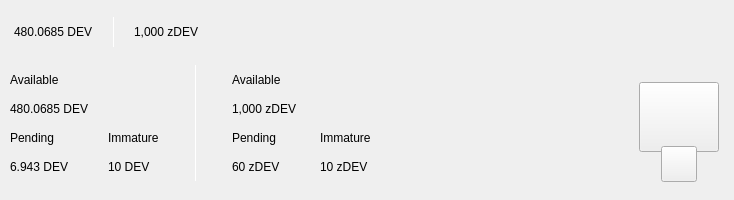
<?xml version="1.0" encoding="UTF-8"?>
<ui version="4.0">
 <class>TopBar</class>
 <widget class="QWidget" name="TopBar">
  <property name="geometry">
   <rect>
    <x>0</x>
    <y>0</y>
    <width>734</width>
    <height>200</height>
   </rect>
  </property>
  <property name="minimumSize">
   <size>
    <width>0</width>
    <height>200</height>
   </size>
  </property>
  <property name="maximumSize">
   <size>
    <width>16777215</width>
    <height>200</height>
   </size>
  </property>
  <property name="windowTitle">
   <string>Form</string>
  </property>
  <layout class="QVBoxLayout" name="verticalLayout_10" stretch="0">
   <property name="spacing">
    <number>0</number>
   </property>
   <property name="leftMargin">
    <number>0</number>
   </property>
   <property name="topMargin">
    <number>0</number>
   </property>
   <property name="rightMargin">
    <number>0</number>
   </property>
   <property name="bottomMargin">
    <number>0</number>
   </property>
   <item>
    <widget class="PFBorderImage" name="containerTop">
     <layout class="QVBoxLayout" name="verticalLayout_11">
      <property name="spacing">
       <number>0</number>
      </property>
      <property name="leftMargin">
       <number>0</number>
      </property>
      <property name="topMargin">
       <number>0</number>
      </property>
      <property name="rightMargin">
       <number>0</number>
      </property>
      <property name="bottomMargin">
       <number>0</number>
      </property>
      <item>
       <widget class="QWidget" name="top_container_2" native="true">
        <property name="minimumSize">
         <size>
          <width>0</width>
          <height>65</height>
         </size>
        </property>
        <layout class="QHBoxLayout" name="top_container">
         <property name="spacing">
          <number>0</number>
         </property>
         <property name="leftMargin">
          <number>14</number>
         </property>
         <property name="topMargin">
          <number>0</number>
         </property>
         <property name="rightMargin">
          <number>14</number>
         </property>
         <property name="bottomMargin">
          <number>0</number>
         </property>
         <item alignment="Qt::AlignVCenter">
          <widget class="QWidget" name="widgetTopAmount" native="true">
           <property name="sizePolicy">
            <sizepolicy hsizetype="Preferred" vsizetype="Maximum">
             <horstretch>0</horstretch>
             <verstretch>0</verstretch>
            </sizepolicy>
           </property>
           <layout class="QHBoxLayout" name="horizontalLayout_5">
            <property name="spacing">
             <number>0</number>
            </property>
            <property name="leftMargin">
             <number>0</number>
            </property>
            <property name="topMargin">
             <number>0</number>
            </property>
            <property name="rightMargin">
             <number>0</number>
            </property>
            <property name="bottomMargin">
             <number>0</number>
            </property>
            <item alignment="Qt::AlignTop">
             <widget class="QLabel" name="labelAmountTopFLS">
              <property name="minimumSize">
               <size>
                <width>0</width>
                <height>36</height>
               </size>
              </property>
              <property name="styleSheet">
               <string notr="true">padding:0px;margin:0px;</string>
              </property>
              <property name="text">
               <string notr="true">480.0685 DEV</string>
              </property>
             </widget>
            </item>
            <item>
             <spacer name="horizontalSpacer_11">
              <property name="orientation">
               <enum>Qt::Horizontal</enum>
              </property>
              <property name="sizeType">
               <enum>QSizePolicy::Fixed</enum>
              </property>
              <property name="sizeHint" stdset="0">
               <size>
                <width>20</width>
                <height>20</height>
               </size>
              </property>
             </spacer>
            </item>
            <item alignment="Qt::AlignVCenter">
             <widget class="QLabel" name="typeSpacerTop">
              <property name="minimumSize">
               <size>
                <width>1</width>
                <height>30</height>
               </size>
              </property>
              <property name="maximumSize">
               <size>
                <width>1</width>
                <height>30</height>
               </size>
              </property>
              <property name="styleSheet">
               <string notr="true">background-color:white;
padding:0px;
border:none;</string>
              </property>
              <property name="text">
               <string/>
              </property>
             </widget>
            </item>
            <item>
             <spacer name="horizontalSpacer_12">
              <property name="orientation">
               <enum>Qt::Horizontal</enum>
              </property>
              <property name="sizeType">
               <enum>QSizePolicy::Fixed</enum>
              </property>
              <property name="sizeHint" stdset="0">
               <size>
                <width>20</width>
                <height>20</height>
               </size>
              </property>
             </spacer>
            </item>
            <item alignment="Qt::AlignTop">
             <widget class="QLabel" name="labelAmountTopzFLS">
              <property name="minimumSize">
               <size>
                <width>0</width>
                <height>36</height>
               </size>
              </property>
              <property name="text">
               <string notr="true">1,000 zDEV</string>
              </property>
             </widget>
            </item>
           </layout>
          </widget>
         </item>
         <item>
          <spacer name="horizontalSpacer">
           <property name="orientation">
            <enum>Qt::Horizontal</enum>
           </property>
           <property name="sizeHint" stdset="0">
            <size>
             <width>40</width>
             <height>20</height>
            </size>
           </property>
          </spacer>
         </item>
         <item>
          <layout class="QHBoxLayout" name="horizontalLayout_4">
           <property name="spacing">
            <number>12</number>
           </property>
           <property name="rightMargin">
            <number>0</number>
           </property>
           <item alignment="Qt::AlignRight">
            <widget class="QWidget" name="layoutSync" native="true">
             <property name="minimumSize">
              <size>
               <width>0</width>
               <height>36</height>
              </size>
             </property>
             <property name="maximumSize">
              <size>
               <width>16777215</width>
               <height>36</height>
              </size>
             </property>
             <layout class="QVBoxLayout" name="verticalLayout_9">
              <property name="leftMargin">
               <number>0</number>
              </property>
              <property name="topMargin">
               <number>0</number>
              </property>
              <property name="rightMargin">
               <number>0</number>
              </property>
              <property name="bottomMargin">
               <number>0</number>
              </property>
              <item>
               <widget class="ExpandableButton" name="pushButtonSync" native="true">
                <property name="minimumSize">
                 <size>
                  <width>36</width>
                  <height>36</height>
                 </size>
                </property>
                <property name="maximumSize">
                 <size>
                  <width>16777215</width>
                  <height>36</height>
                 </size>
                </property>
               </widget>
              </item>
             </layout>
            </widget>
           </item>
           <item>
            <widget class="ExpandableButton" name="pushButtonHDUpgrade" native="true">
             <property name="minimumSize">
              <size>
               <width>36</width>
               <height>36</height>
              </size>
             </property>
            </widget>
           </item>
           <item>
            <widget class="ExpandableButton" name="pushButtonStack" native="true">
             <property name="minimumSize">
              <size>
               <width>36</width>
               <height>36</height>
              </size>
             </property>
            </widget>
           </item>
           <item>
            <widget class="ExpandableButton" name="pushButtonColdStaking" native="true">
             <property name="minimumSize">
              <size>
               <width>36</width>
               <height>36</height>
              </size>
             </property>
            </widget>
           </item>
           <item>
            <widget class="ExpandableButton" name="pushButtonConnection" native="true">
             <property name="minimumSize">
              <size>
               <width>36</width>
               <height>36</height>
              </size>
             </property>
            </widget>
           </item>
           <item>
            <widget class="ExpandableButton" name="pushButtonTor" native="true">
             <property name="minimumSize">
              <size>
               <width>36</width>
               <height>36</height>
              </size>
             </property>
            </widget>
           </item>
           <item>
            <widget class="ExpandableButton" name="pushButtonLock" native="true">
             <property name="sizePolicy">
              <sizepolicy hsizetype="Expanding" vsizetype="Expanding">
               <horstretch>0</horstretch>
               <verstretch>0</verstretch>
              </sizepolicy>
             </property>
             <property name="minimumSize">
              <size>
               <width>36</width>
               <height>0</height>
              </size>
             </property>
            </widget>
           </item>
           <item>
            <widget class="ExpandableButton" name="pushButtonTheme" native="true">
             <property name="minimumSize">
              <size>
               <width>36</width>
               <height>36</height>
              </size>
             </property>
             <property name="maximumSize">
              <size>
               <width>16777215</width>
               <height>36</height>
              </size>
             </property>
            </widget>
           </item>
           <item>
            <widget class="ExpandableButton" name="pushButtonFAQ" native="true">
             <property name="minimumSize">
              <size>
               <width>36</width>
               <height>36</height>
              </size>
             </property>
            </widget>
           </item>
          </layout>
         </item>
        </layout>
       </widget>
      </item>
      <item>
       <widget class="QWidget" name="bottom_container" native="true">
        <property name="minimumSize">
         <size>
          <width>0</width>
          <height>135</height>
         </size>
        </property>
        <layout class="QHBoxLayout" name="botton_container">
         <property name="leftMargin">
          <number>10</number>
         </property>
         <property name="topMargin">
          <number>0</number>
         </property>
         <property name="rightMargin">
          <number>10</number>
         </property>
         <property name="bottomMargin">
          <number>10</number>
         </property>
         <item>
          <layout class="QHBoxLayout" name="horizontalLayout_3">
           <property name="bottomMargin">
            <number>9</number>
           </property>
           <item>
            <layout class="QVBoxLayout" name="verticalLayout_7">
             <property name="spacing">
              <number>0</number>
             </property>
             <property name="leftMargin">
              <number>0</number>
             </property>
             <property name="rightMargin">
              <number>30</number>
             </property>
             <item>
              <layout class="QVBoxLayout" name="verticalLayout_2">
               <item>
                <widget class="QLabel" name="labelTitle1">
                 <property name="text">
                  <string>Available</string>
                 </property>
                </widget>
               </item>
               <item>
                <widget class="QLabel" name="labelAmountFLS">
                 <property name="text">
                  <string notr="true">480.0685 DEV</string>
                 </property>
                </widget>
               </item>
              </layout>
             </item>
             <item>
              <layout class="QHBoxLayout" name="horizontalLayout_2">
               <property name="spacing">
                <number>0</number>
               </property>
               <item>
                <layout class="QVBoxLayout" name="verticalLayout_3">
                 <item>
                  <widget class="QLabel" name="labelTitle3">
                   <property name="text">
                    <string>Pending</string>
                   </property>
                  </widget>
                 </item>
                 <item>
                  <widget class="QLabel" name="labelPendingFLS">
                   <property name="text">
                    <string notr="true">6.943 DEV</string>
                   </property>
                  </widget>
                 </item>
                </layout>
               </item>
               <item>
                <spacer name="horizontalSpacer_3">
                 <property name="orientation">
                  <enum>Qt::Horizontal</enum>
                 </property>
                 <property name="sizeType">
                  <enum>QSizePolicy::Fixed</enum>
                 </property>
                 <property name="sizeHint" stdset="0">
                  <size>
                   <width>40</width>
                   <height>20</height>
                  </size>
                 </property>
                </spacer>
               </item>
               <item>
                <layout class="QVBoxLayout" name="verticalLayout_4">
                 <item>
                  <widget class="QLabel" name="labelTitle4">
                   <property name="text">
                    <string>Immature</string>
                   </property>
                  </widget>
                 </item>
                 <item>
                  <widget class="QLabel" name="labelImmatureFLS">
                   <property name="text">
                    <string notr="true">10 DEV</string>
                   </property>
                  </widget>
                 </item>
                </layout>
               </item>
              </layout>
             </item>
            </layout>
           </item>
           <item>
            <widget class="QLabel" name="typeSpacerExpanded">
             <property name="minimumSize">
              <size>
               <width>1</width>
               <height>100</height>
              </size>
             </property>
             <property name="maximumSize">
              <size>
               <width>1</width>
               <height>16777215</height>
              </size>
             </property>
             <property name="styleSheet">
              <string notr="true">background-color:white;
padding:0px;
border:none;</string>
             </property>
             <property name="text">
              <string/>
             </property>
            </widget>
           </item>
           <item>
            <widget class="QWidget" name="zerocoinBalances" native="true">
             <layout class="QVBoxLayout" name="verticalLayout_8">
              <property name="spacing">
               <number>0</number>
              </property>
              <property name="leftMargin">
               <number>30</number>
              </property>
              <property name="topMargin">
               <number>0</number>
              </property>
              <property name="rightMargin">
               <number>0</number>
              </property>
              <property name="bottomMargin">
               <number>0</number>
              </property>
              <item>
               <layout class="QVBoxLayout" name="verticalLayout">
                <item>
                 <widget class="QLabel" name="labelTitleAvailablezFLS">
                  <property name="text">
                   <string>Available</string>
                  </property>
                 </widget>
                </item>
                <item>
                 <widget class="QLabel" name="labelAvailablezFLS">
                  <property name="text">
                   <string notr="true">1,000 zDEV</string>
                  </property>
                 </widget>
                </item>
               </layout>
              </item>
              <item>
               <layout class="QHBoxLayout" name="horizontalLayout">
                <property name="spacing">
                 <number>0</number>
                </property>
                <item>
                 <layout class="QVBoxLayout" name="verticalLayout_5">
                  <item>
                   <widget class="QLabel" name="labelTitlePendingzFLS">
                    <property name="text">
                     <string>Pending</string>
                    </property>
                   </widget>
                  </item>
                  <item>
                   <widget class="QLabel" name="labelPendingzFLS">
                    <property name="text">
                     <string notr="true">60 zDEV</string>
                    </property>
                   </widget>
                  </item>
                 </layout>
                </item>
                <item>
                 <spacer name="horizontalSpacer_4">
                  <property name="orientation">
                   <enum>Qt::Horizontal</enum>
                  </property>
                  <property name="sizeType">
                   <enum>QSizePolicy::Fixed</enum>
                  </property>
                  <property name="sizeHint" stdset="0">
                   <size>
                    <width>40</width>
                    <height>20</height>
                   </size>
                  </property>
                 </spacer>
                </item>
                <item>
                 <layout class="QVBoxLayout" name="verticalLayout_6">
                  <item>
                   <widget class="QLabel" name="labelTitleImmaturezFLS">
                    <property name="text">
                     <string>Immature</string>
                    </property>
                   </widget>
                  </item>
                  <item>
                   <widget class="QLabel" name="labelImmaturezFLS">
                    <property name="text">
                     <string notr="true">10 zDEV</string>
                    </property>
                   </widget>
                  </item>
                 </layout>
                </item>
               </layout>
              </item>
             </layout>
            </widget>
           </item>
          </layout>
         </item>
         <item>
          <spacer name="horizontalSpacer_2">
           <property name="orientation">
            <enum>Qt::Horizontal</enum>
           </property>
           <property name="sizeHint" stdset="0">
            <size>
             <width>40</width>
             <height>20</height>
            </size>
           </property>
          </spacer>
         </item>
         <item alignment="Qt::AlignHCenter|Qt::AlignVCenter">
          <widget class="QWidget" name="qrContainer" native="true">
           <property name="sizePolicy">
            <sizepolicy hsizetype="Preferred" vsizetype="Minimum">
             <horstretch>0</horstretch>
             <verstretch>0</verstretch>
            </sizepolicy>
           </property>
           <property name="minimumSize">
            <size>
             <width>90</width>
             <height>110</height>
            </size>
           </property>
           <property name="maximumSize">
            <size>
             <width>90</width>
             <height>110</height>
            </size>
           </property>
           <layout class="QVBoxLayout" name="containerQR">
            <property name="spacing">
             <number>0</number>
            </property>
            <property name="leftMargin">
             <number>5</number>
            </property>
            <property name="topMargin">
             <number>10</number>
            </property>
            <property name="rightMargin">
             <number>5</number>
            </property>
            <property name="bottomMargin">
             <number>0</number>
            </property>
            <item>
             <widget class="QPushButton" name="btnQr">
              <property name="minimumSize">
               <size>
                <width>70</width>
                <height>70</height>
               </size>
              </property>
              <property name="maximumSize">
               <size>
                <width>16777215</width>
                <height>70</height>
               </size>
              </property>
              <property name="focusPolicy">
               <enum>Qt::NoFocus</enum>
              </property>
              <property name="text">
               <string/>
              </property>
              <property name="iconSize">
               <size>
                <width>70</width>
                <height>70</height>
               </size>
              </property>
             </widget>
            </item>
            <item>
             <spacer name="verticalSpacer">
              <property name="orientation">
               <enum>Qt::Vertical</enum>
              </property>
              <property name="sizeType">
               <enum>QSizePolicy::Fixed</enum>
              </property>
              <property name="sizeHint" stdset="0">
               <size>
                <width>20</width>
                <height>20</height>
               </size>
              </property>
             </spacer>
            </item>
            <item alignment="Qt::AlignHCenter|Qt::AlignBottom">
             <widget class="QPushButton" name="pushButtonQR">
              <property name="minimumSize">
               <size>
                <width>36</width>
                <height>36</height>
               </size>
              </property>
              <property name="maximumSize">
               <size>
                <width>36</width>
                <height>36</height>
               </size>
              </property>
              <property name="focusPolicy">
               <enum>Qt::NoFocus</enum>
              </property>
              <property name="text">
               <string/>
              </property>
             </widget>
            </item>
           </layout>
          </widget>
         </item>
        </layout>
       </widget>
      </item>
     </layout>
    </widget>
   </item>
  </layout>
 </widget>
 <customwidgets>
  <customwidget>
   <class>ExpandableButton</class>
   <extends>QWidget</extends>
   <header>qt/fls/expandablebutton.h</header>
   <container>1</container>
  </customwidget>
  <customwidget>
   <class>PFBorderImage</class>
   <extends>QFrame</extends>
   <header>qt/fls/pfborderimage.h</header>
   <container>1</container>
  </customwidget>
 </customwidgets>
 <resources/>
 <connections/>
</ui>
